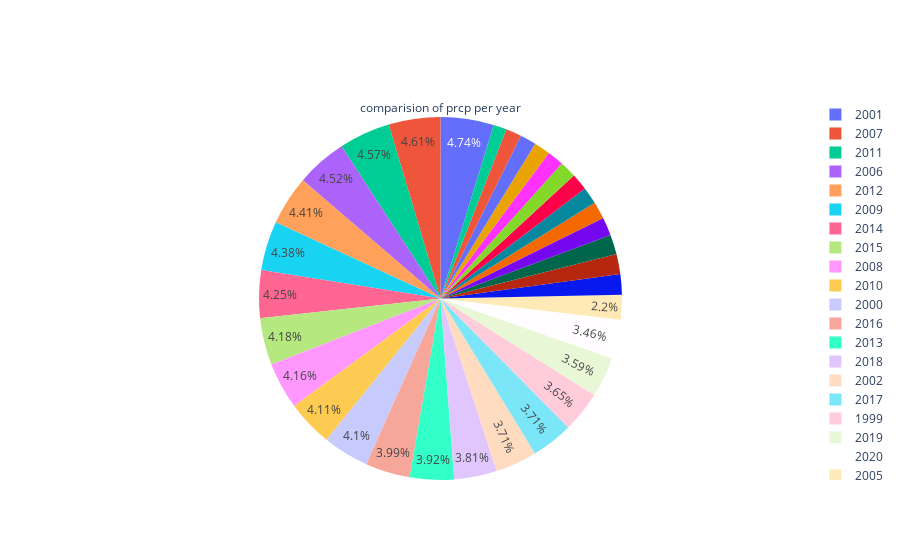

Notebook cell for this chart:
### Code cell
p3=go.Pie(labels=df1['year'], values=df1['prcp'].round(2),title='comparision of prcp per year')
fig=go.Figure(p3)
fig.update_traces(textposition='inside')
fig=fig.update_layout(uniformtext_minsize=12, uniformtext_mode='hide')
fig.show()

### Figure 1 — Plotly figure (JSON) as saved in the notebook; plotly's stock layout.template omitted (floating-point values rounded to 4 significant figures)
{"data": [{"labels": [1990, 1991, 1992, 1993, 1994, 1995, 1996, 1997, 1998, 1999, 2000, 2001, 2002, 2003, 2004, 2005, 2006, 2007, 2008, 2009, 2010, 2011, 2012, 2013, 2014, 2015, 2016, 2017, 2018, 2019, 2020, 2021, 2022], "textposition": "inside", "title": {"text": "comparision of prcp per year"}, "type": "pie", "values": [1.38, 1.4, 1.17, 1.13, 1.15, 1.19, 1.17, 1.27, 1.14, 2.87, 3.22, 3.72, 2.91, 1.09, 1.43, 1.73, 3.55, 3.62, 3.27, 3.44, 3.23, 3.59, 3.46, 3.08, 3.34, 3.28, 3.13, 2.91, 2.99, 2.82, 2.72, 1.21, 0.92]}], "layout": {"uniformtext": {"minsize": 12, "mode": "hide"}}}
